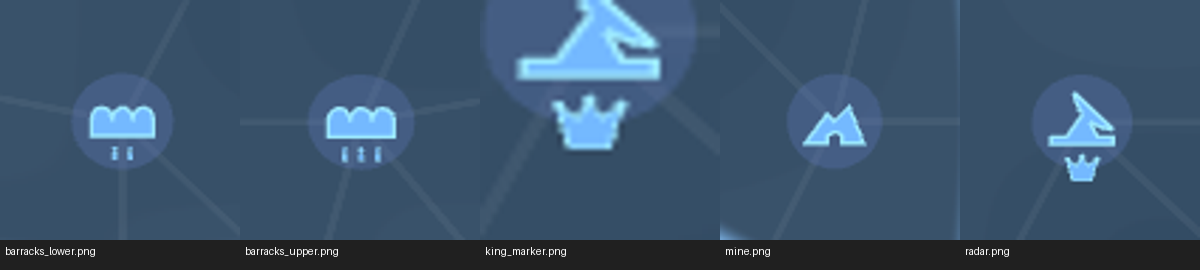
#> input picture benchmark_crops/contact_sheet.png, 1200 x 270 px, found by its file name
$ python vision_region_probe.py --image ../benchmark_crops/contact_sheet.png
#> lines starting #> are read from the running program, lines starting #| are printed output that depends on the picture

import argparse
import base64
import json
import time
from datetime import datetime
from io import BytesIO
from pathlib import Path

import requests
from PIL import Image


ROOT = Path(__file__).resolve().parents[1]
OUTPUT_DIR = ROOT / "benchmark_results"
PREVIEW_DIR = OUTPUT_DIR / "region_previews"

OLLAMA_URL = "http://localhost:11434/api/chat"
MODEL = "qwen3-vl:4b-instruct"

PROMPT = """
You are examining a screenshot from a strategy game.

Describe only what is visibly present in the image. Do not assume
that you know what a symbol means if its meaning is unclear.

Focus on these things:

1. MAP:
   Describe the visible map, its background, and its general layout.

2. STRUCTURES:
   Describe every distinct type of small structure-like or symbol-like
   object you can visually distinguish.
   Describe their approximate shapes and colours.
   Distinguish blue/highlighted objects from gray or neutral objects.

3. TERRITORY:
   Describe any visible coloured territory, its approximate shape,
   and which structures appear to be inside or outside it.

4. CONNECTIONS:
   Describe any visible lines or links between structures.

5. INTERFACE:
   Mention text, notifications, player information, or controls that
   are visible around the edges of the image.

6. UNCERTAINTIES:
   Explain which details are too small, obscured, or ambiguous to identify.

Important:
- Do not invent structures that you cannot see.
- Do not guess exact game meanings from appearance alone.
- Avoid exact counts unless the objects are clearly distinguishable.
- Separate direct visual observations from uncertain interpretations.
- Give a useful, detailed description rather than a one-line summary.

This is a visual inspection task, not a request to play the game.
"""


def find_screenshot(argument):
#> in main, source is the input picture: PIL image 1200x270 RGB; mean R, G, B 59.1, 83.8, 107.9
#| Image size: 1200 x 270
    if argument:
        path = Path(argument).expanduser()
        if not path.is_absolute():
            path = ROOT / path

        if not path.is_file():
            raise FileNotFoundError(f"Screenshot not found: {path}")

        return path

    screenshots_dir = ROOT / "screenshots"
    candidates = list(screenshots_dir.glob("screen_*.png"))

    if not candidates:
        raise FileNotFoundError(
            "No screen_*.png files found in the screenshots folder. "
            "Pass a screenshot path as an argument."
        )

    return max(candidates, key=lambda p: p.stat().st_mtime)


def make_views(image):
    width, height = image.size
#> width = 1200; height = 270

    # Keep the full screenshot unchanged.
    full_view = image.copy()

    # Broad battlefield view, excluding most of the outer page margins.
    broad_box = (
        int(width * 0.17),
        0,
        int(width * 0.98),
        int(height * 0.95),
    )
#> broad_box = (204, 0, 1176, 256)
    broad_view = image.crop(broad_box)
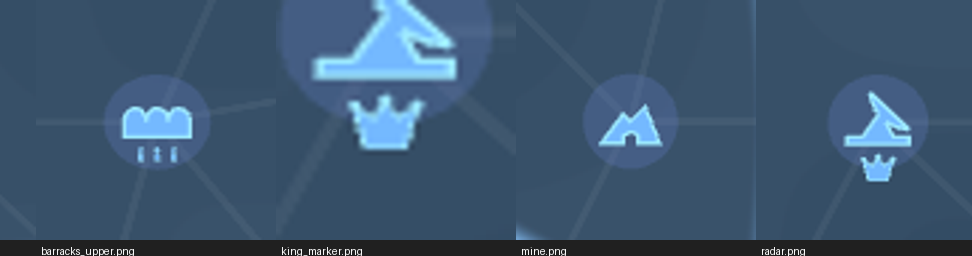
#> broad_view: PIL image 972x256 RGB; mean R, G, B 60.9, 87.1, 112.7

    # Closer view around the central territory and nearby structures.
    center_box = (
        int(width * 0.30),
        int(height * 0.11),
        int(width * 0.77),
        int(height * 0.79),
    )
#> center_box = (360, 29, 924, 213)
    center_view = image.crop(center_box)
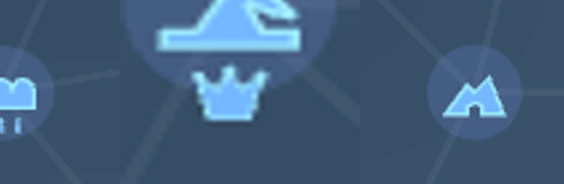
#> center_view: PIL image 564x184 RGB; mean R, G, B 65.5, 95.1, 123.8

    # Upscale the closer crop so small symbols occupy more pixels.
    center_view = center_view.resize(
        (center_view.width * 2, center_view.height * 2),
        Image.Resampling.LANCZOS,
    )
#> center_view: PIL image 1128x368 RGB

    return {
        "full_screenshot": full_view,
        "broad_battlefield": broad_view,
        "central_closeup": center_view,
    }


def encode_image(image):
    buffer = BytesIO()
    image.save(buffer, format="PNG")
    return base64.b64encode(buffer.getvalue()).decode("utf-8")


def inspect_view(name, image):
    payload = {
        "model": MODEL,
        "stream": False,
        "keep_alive": "5m",
        "format": "",
        "messages": [
            {
                "role": "user",
                "content": PROMPT,
                "images": [encode_image(image)],
            }
        ],
        "options": {
            "temperature": 0.1,
        },
    }

    started = time.perf_counter()

    response = requests.post(
        OLLAMA_URL,
        json=payload,
        timeout=240,
    )
    response.raise_for_status()

    data = response.json()
    elapsed = time.perf_counter() - started

    answer = data.get("message", {}).get("content", "").strip()

    if not answer:
        answer = "[The model returned an empty response.]"

    return {
        "view": name,
        "seconds": round(elapsed, 2),
        "response": answer,
    }


def main():
    parser = argparse.ArgumentParser(
        description="Probe Qwen3-VL's visual understanding of Kiomet."
    )
    parser.add_argument(
        "--image",
        help="Optional screenshot path. Defaults to the newest screen_*.png.",
    )
    args = parser.parse_args()

    screenshot = find_screenshot(args.image)

    OUTPUT_DIR.mkdir(parents=True, exist_ok=True)
    PREVIEW_DIR.mkdir(parents=True, exist_ok=True)

    with Image.open(screenshot) as source:
        original = source.convert("RGB")

    print(f"Screenshot: {screenshot}")
    print(f"Image size: {original.width} x {original.height}")
    print(f"Model: {MODEL}")
    print()

    views = make_views(original)
#> views = 3 items
    results = []

    for index, (name, view) in enumerate(views.items(), start=1):
        preview_path = PREVIEW_DIR / f"{name}.png"
        view.save(preview_path)

        print(f"[{index}/{len(views)}] Inspecting: {name}")
        print(f"View size: {view.width} x {view.height}")
        print("Sending image to Ollama...")

        try:
            result = inspect_view(name, view)
            results.append(result)

            print(f"Completed in {result['seconds']} seconds.")
            print("-" * 70)
            print(result["response"])
            print("-" * 70)

        except requests.RequestException as error:
            print(f"Request failed: {error}")
            results.append({
                "view": name,
                "seconds": None,
                "error": str(error),
            })
#> this loop made 1 pass
#> (index, name) on pass 1: (1, 'full_screenshot')
#> (printed output is left out)
#> after the loop, results = []

    output = {
        "screenshot": str(screenshot),
        "image_size": [original.width, original.height],
        "model": MODEL,
        "created_at": datetime.now().isoformat(timespec="seconds"),
        "results": results,
    }

    output_path = OUTPUT_DIR / "vision_region_probe.json"
    output_path.write_text(
        json.dumps(output, indent=4, ensure_ascii=False),
        encoding="utf-8",
    )

    print()
    print("Probe finished.")
    print(f"Results: {output_path}")
    print(f"Crop previews: {PREVIEW_DIR}")


if __name__ == "__main__":
    main()
#> (the call stopped at in inspect_view, `response = requests.post( OLLAMA_URL, json=payload, timeout=240, )`: requests is not available in this run)
